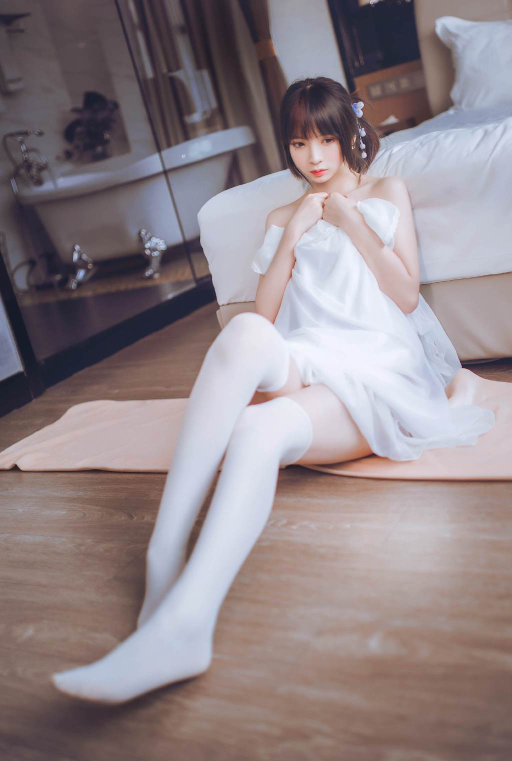
#> input picture picture_material/beauty_leg3.jpg, 1024 x 1522 px, found by its file name (shown at 1/2 size)
$ python 6.buttworth_high.py
#> lines starting #> are read from the running program, lines starting #| are printed output that depends on the picture
import numpy as np
import cv2
img = cv2.imread("picture_material/beauty_leg3.jpg")
#> img is the input picture: shape (1522, 1024, 3); mean B, G, R 137.4, 133.4, 145.1
img = cv2.resize(img, (int(img.shape[1]/4),int(img.shape[0]/4)), interpolation=cv2.INTER_AREA)
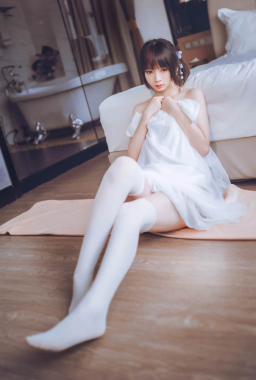
#> img: shape (380, 256, 3); mean B, G, R 137.4, 133.4, 145.1
img = cv2.cvtColor(img, cv2.COLOR_BGR2GRAY)
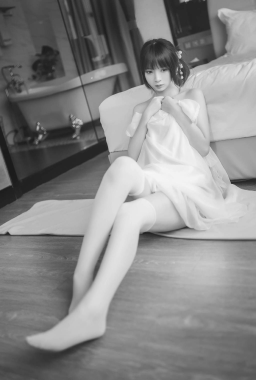
#> img: shape (380, 256); min 26, max 246, mean 137.3
# print(image.shape)
def frequency_filter(image ,filter):
    """
    :param image:
    :param filter: 频域变换函数
    :return:
    """
    fftImg = np.fft.fft2(image) #对图像进行傅里叶变换
    fftImgShift = np.fft.fftshift(fftImg)#傅里叶变换后坐标移动到图像中心
    handle_fftImgShift1 = fftImgShift*filter#对傅里叶变换后的图像进行频域变换

    handle_fftImgShift2 = np.fft.ifftshift(handle_fftImgShift1)
    handle_fftImgShift3 = np.fft.ifft2(handle_fftImgShift2)
    handle_fftImgShift4 = np.real(handle_fftImgShift3)#傅里叶反变换后取频域
    return np.uint8(handle_fftImgShift4)

def ILPF(image,d0,n):#理想低通滤波器
    H = np.empty_like(image,dtype=float)
    M,N = image.shape
    mid_x = int(M/2)
    mid_y = int(N/2)
    for y in range(0, M):
        for x in range(0,N):
            d = np.sqrt((x - mid_x) ** 2 + (y - mid_y) ** 2)
            if d <= d0:
                H[y, x] = 1**n
            else:
                H[y, x] = 0**n
    return H

def IHPF(img, d0, n):#理想高通滤波器
    H = np.empty_like(img, dtype = float)
    M, N = img.shape
    mid_x = int(M / 2)
    mid_y = int(N / 2)
    for y in range(0, M):
        for x in range(0, N):
            d = np.sqrt((x - mid_x) ** 2 + (y - mid_y) ** 2)
            if d <= d0:
                H[y, x] = 0**n
            else:
                H[y, x] = 1**n
    return H

def BHPF(image,d0,n):#巴特沃斯高通滤波器
    H = np.empty_like(image,float)
    M,N = image.shape
    mid_x = int(M/2)
    mid_y = int(N/2)
    for y in range(0, M):
        for x in range(0, N):
            d = np.sqrt((x - mid_x) ** 2 + (y - mid_y) ** 2)
            H[y,x] = 1-(1/(1+(d/d0)**(n)))
    return H

def GHPF(image,d0,n):#高斯高通滤波器
    H = np.empty_like(image,float)
    M, N = image.shape
    mid_x = M/2
    mid_y = N/2
    for x in range(0, M):
        for y in range(0, N):
            d = np.sqrt((x - mid_x)**2 + (y - mid_y) ** 2)
            H[x, y] = 1 - (np.exp(-d**n/(2*d0**n)))
    return H


def image_arrage(image,W,H,n,d0,step,filter):#图像绘制
    """
    :param image: 原始图像
    :param W: 每列图像个数
    :param H: 每行图像个数
    :param n: 阶数
    :param d0: 初始截止频率
    :param step: 截止频率步距
    :return: None
    """
#> called with W = 4, H = 2, n = 2, d0 = 30, step = 20
    imageHstack = {}
    for i in range(H):
        hStack = 'H'+str(i)
        flag = 0
        for i in range(W):
            if flag ==0:
                imageHstack[hStack] = frequency_filter(image,filter(image,d0,n))
                d0 += step
                flag +=1
            else:
                imageHstack[hStack] = np.hstack((imageHstack[hStack], frequency_filter(image, filter(image, d0, n))))
                d0 += step
                flag += 1
#> this loop made 2 passes
#> hStack on pass 2: 'H1'
#> pass 1, in frequency_filter, `handle_fftImgShift4 = np.real(handle_fftImgShift3)#傅里叶反变换后取频域`:
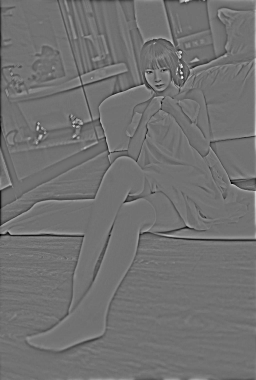
#> handle_fftImgShift4: shape (380, 256) float64; min -74.14, max 92.27, mean 0; drawn with min black and max white
#> pass 1, in GHPF (call 2), `H = np.empty_like(image,float)`:
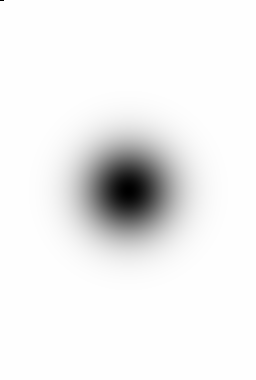
#> H: shape (380, 256) float64; min 0, max 1, mean 0.942
#> after the loop, d0 = 190; imageHstack = 2 items
    flag = 0
#> flag = 0
    for i in imageHstack.values():

        if  flag == 0:
            imageStack = i
            flag += 1
        else:
            imageStack = np.vstack((imageStack,i))
#> this loop made 2 passes
#> flag on pass 1: 1
#> pass 1, in image_arrage, `imageStack = i`:
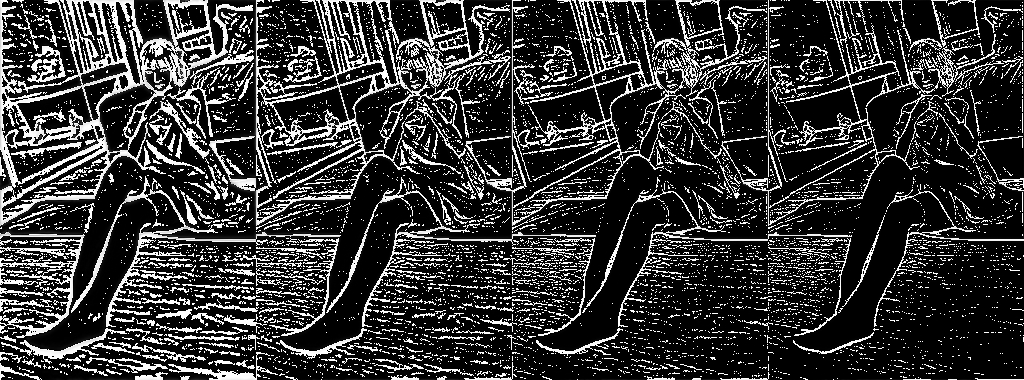
#> imageStack: shape (380, 1024); min 0, max 255, mean 53.8
#> pass 2, in image_arrage, `imageStack = np.vstack((imageStack,i))`:
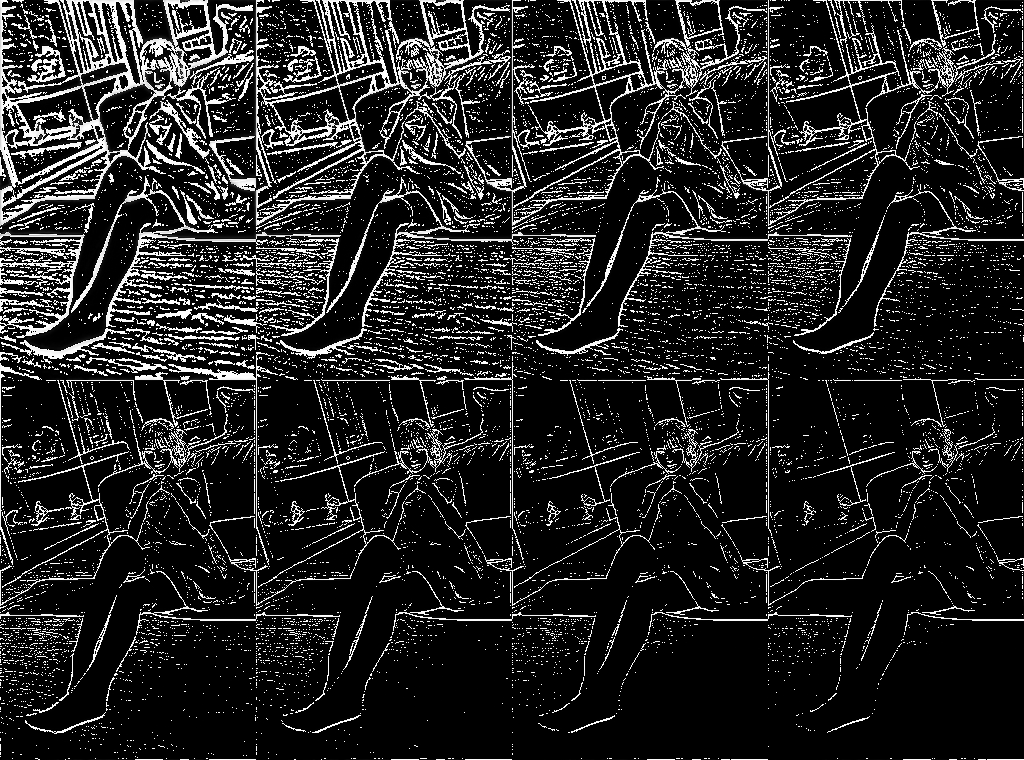
#> imageStack: shape (760, 1024); min 0, max 255, mean 35.5
#> after the loop, flag = 1
    # print(imageStack)
    return imageStack


# [11 lines of commented-out code are left out]
cv2.imshow('Img3',image_arrage(img,4,2,2,30,20,GHPF))

# cv2.resizeWindow('Img3',(20,20))
# cv2.imshow('Img3',frequency_filter(image,GLPF(image,80,n=2)))
cv2.waitKey()

$ run again, with picture_material/beauty_leg2.jpg copied over picture_material/beauty_leg3.jpg
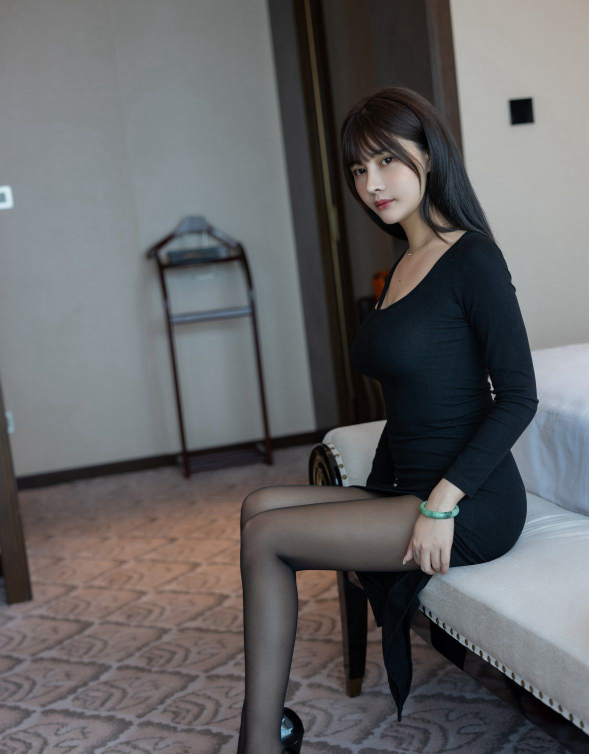
#> input picture picture_material/beauty_leg2.jpg, 1178 x 1507 px, found by its file name (shown at 1/2 size)
#> img is the input picture: shape (1507, 1178, 3); mean B, G, R 101.2, 99.8, 100.1
#> the loop in image_arrage, `for i in range(H):` made 2 passes
#> hStack on pass 2: 'H1'
#> pass 1, in GHPF (call 2), `H = np.empty_like(image,float)`:
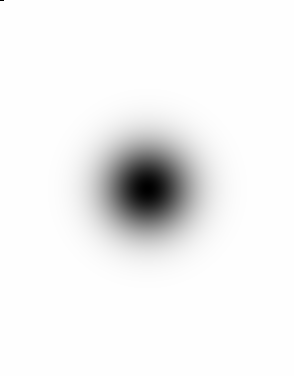
#> H: shape (376, 294) float64; min 0, max 1, mean 0.949
#> after the loop in image_arrage, `for i in range(H):`: d0 = 190; imageHstack = 2 items
#> in image_arrage, `flag = 0`: flag = 0
#> the loop in image_arrage, `for i in imageHstack.values(): ` made 2 passes
#> flag on pass 1: 1
#> pass 2, in image_arrage, `imageStack = np.vstack((imageStack,i))`:
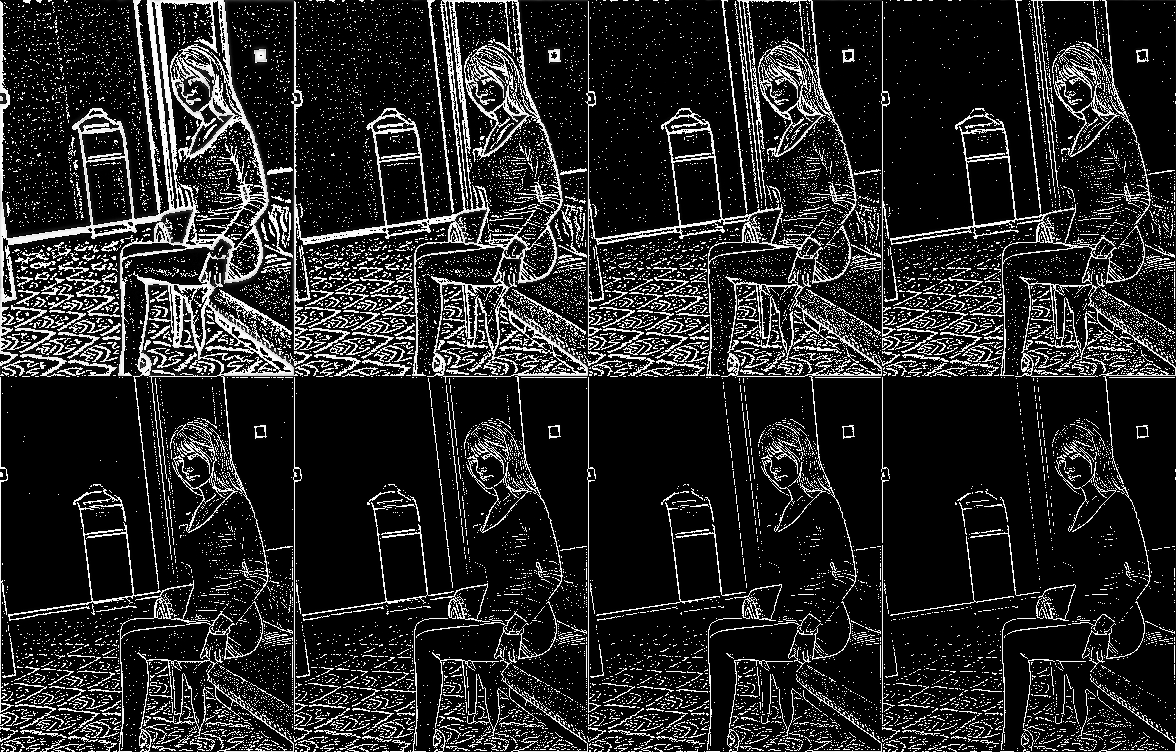
#> imageStack: shape (752, 1176); min 0, max 255, mean 37.6
#> after the loop in image_arrage, `for i in imageHstack.values():`: flag = 1

$ run again, with picture_material/1.jpg copied over picture_material/beauty_leg3.jpg
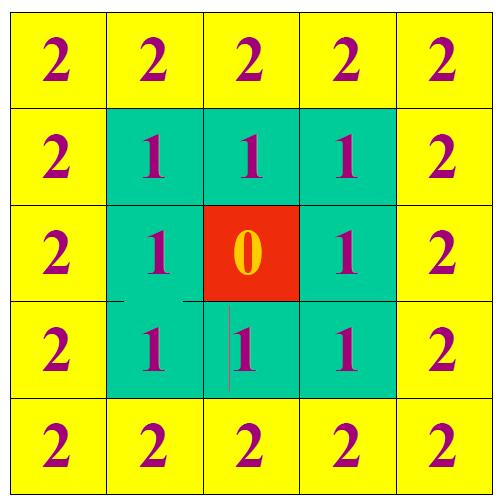
#> input picture picture_material/1.jpg, 504 x 503 px, found by its file name
#> img is the input picture: shape (503, 504, 3); mean B, G, R 71.4, 216.3, 174.1
#> the loop in image_arrage, `for i in range(H):` made 2 passes
#> hStack on pass 2: 'H1'
#> pass 1, in GHPF (call 3), `H = np.empty_like(image,float)`:
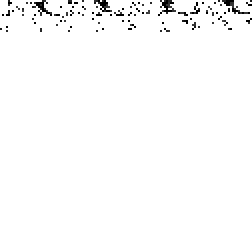
#> H: shape (125, 126) float64 (shown 2 times larger); 0.89% of the values are NaN or infinite; the others: min -6.85e+303, max 261680.1, mean -4.84e+301; drawn with min black, max white, NaN and infinite black
#> after the loop in image_arrage, `for i in range(H):`: d0 = 190; imageHstack = 2 items
#> in image_arrage, `flag = 0`: flag = 0
#> the loop in image_arrage, `for i in imageHstack.values(): ` made 2 passes
#> flag on pass 1: 1
#> pass 2, in image_arrage, `imageStack = np.vstack((imageStack,i))`:
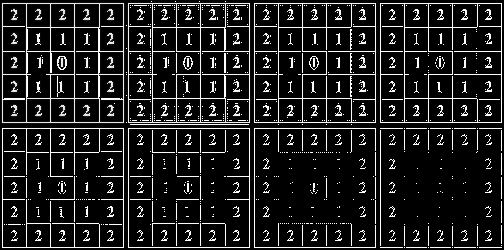
#> imageStack: shape (250, 504); min 0, max 255, mean 31
#> after the loop in image_arrage, `for i in imageHstack.values():`: flag = 1
